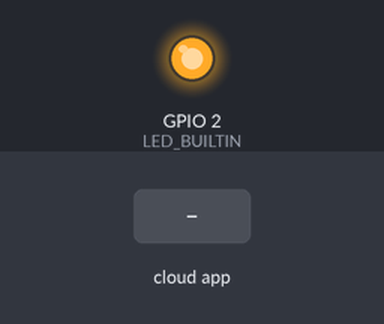
Bench run of a sketch on a simulated ESP8266 (NodeMCU). Parts: output pins drawn as LEDs (lit = HIGH, except the on-board LED, lit = LOW). Inputs (shaded band) come from the test bench. WiFi joins after 1.5 s; servers stay silent unless stated; no MQTT or app messages arrive unless stated; what the sketch prints to the serial monitor is not drawn.

Above: at 2.7 s.
2.8 s: the phone or cloud app sets light to 1
At 3.1 s:
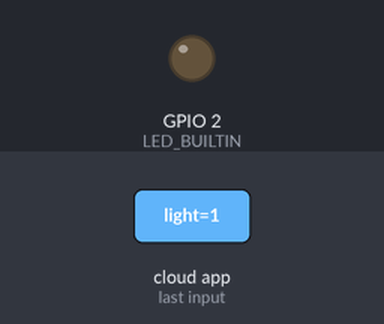
4.3 s: the phone or cloud app sets light to 0
At 5.7 s:
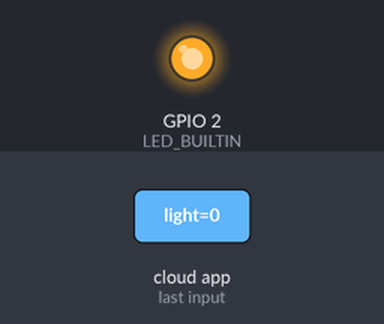
Timing chart, 0 to 7.3 s (numbered marks = the images above; inputs shaded):
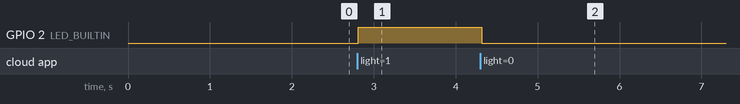

The sketch:

assistat.ino
```cpp
#include <ESP8266WiFi.h>
#include "Adafruit_MQTT.h"
#include "Adafruit_MQTT_Client.h"

/************************* WiFi Access Point *********************************/

#define WLAN_SSID       "RUDRA"
#define WLAN_PASS       "athiraadhithya"

/************************* Adafruit.io Setup *********************************/

#define AIO_SERVER      "io.adafruit.com"
#define AIO_SERVERPORT  1883                   // use 8883 for SSL
#define AIO_USERNAME    "akshay_pradheep"
#define AIO_KEY         "ada7fe45618c40ef8c7ffdaea80a4372"

/************ Global State (you don't need to change this!) ******************/

WiFiClient client;
Adafruit_MQTT_Client mqtt(&client, AIO_SERVER, AIO_SERVERPORT, AIO_USERNAME, AIO_KEY);

/****************************** Feeds ***************************************/

Adafruit_MQTT_Subscribe onoffbutton = Adafruit_MQTT_Subscribe(&mqtt, AIO_USERNAME "/feeds/light");

/*************************** Sketch Code ************************************/
void MQTT_connect();
void setup() {
  Serial.begin(115200);
  delay(10);
  pinMode(LED_BUILTIN, OUTPUT);
  Serial.println(F("Adafruit MQTT demo"));
  Serial.println(); Serial.println();
  Serial.print("Connecting to ");
  Serial.println(WLAN_SSID);
  WiFi.begin(WLAN_SSID, WLAN_PASS);
  while (WiFi.status() != WL_CONNECTED) {
    delay(500);
    Serial.print(".");
  }
  Serial.println();
  Serial.println("WiFi connected");
  Serial.println("IP address: "); Serial.println(WiFi.localIP());
  mqtt.subscribe(&onoffbutton);
}

uint32_t x=0;

void loop() {
  MQTT_connect();
  Adafruit_MQTT_Subscribe *subscription;
  while ((subscription = mqtt.readSubscription(5000))) {
    if (subscription == &onoffbutton) {
      Serial.print(F("Got: "));
      Serial.println((char *)onoffbutton.lastread);
      uint16_t state = atoi((char *)onoffbutton.lastread);
      digitalWrite(LED_BUILTIN, state);

    }
  }
}
void MQTT_connect() {
  int8_t ret;
  if (mqtt.connected()) {
    return;
  }

  Serial.print("Connecting to MQTT... ");

  uint8_t retries = 3;
  while ((ret = mqtt.connect()) != 0) {
       Serial.println(mqtt.connectErrorString(ret));
       Serial.println("Retrying MQTT connection in 5 seconds...");
       mqtt.disconnect();
       delay(5000);
       retries--;
       if (retries == 0) {
         while (1);
       }
  }
  Serial.println("MQTT Connected!");
}
```

Measured:
- after the input at 2.8 s, GPIO 2 (LED_BUILTIN): LOW → HIGH at once
- after the input at 4.3 s, GPIO 2 (LED_BUILTIN): HIGH → LOW at once
